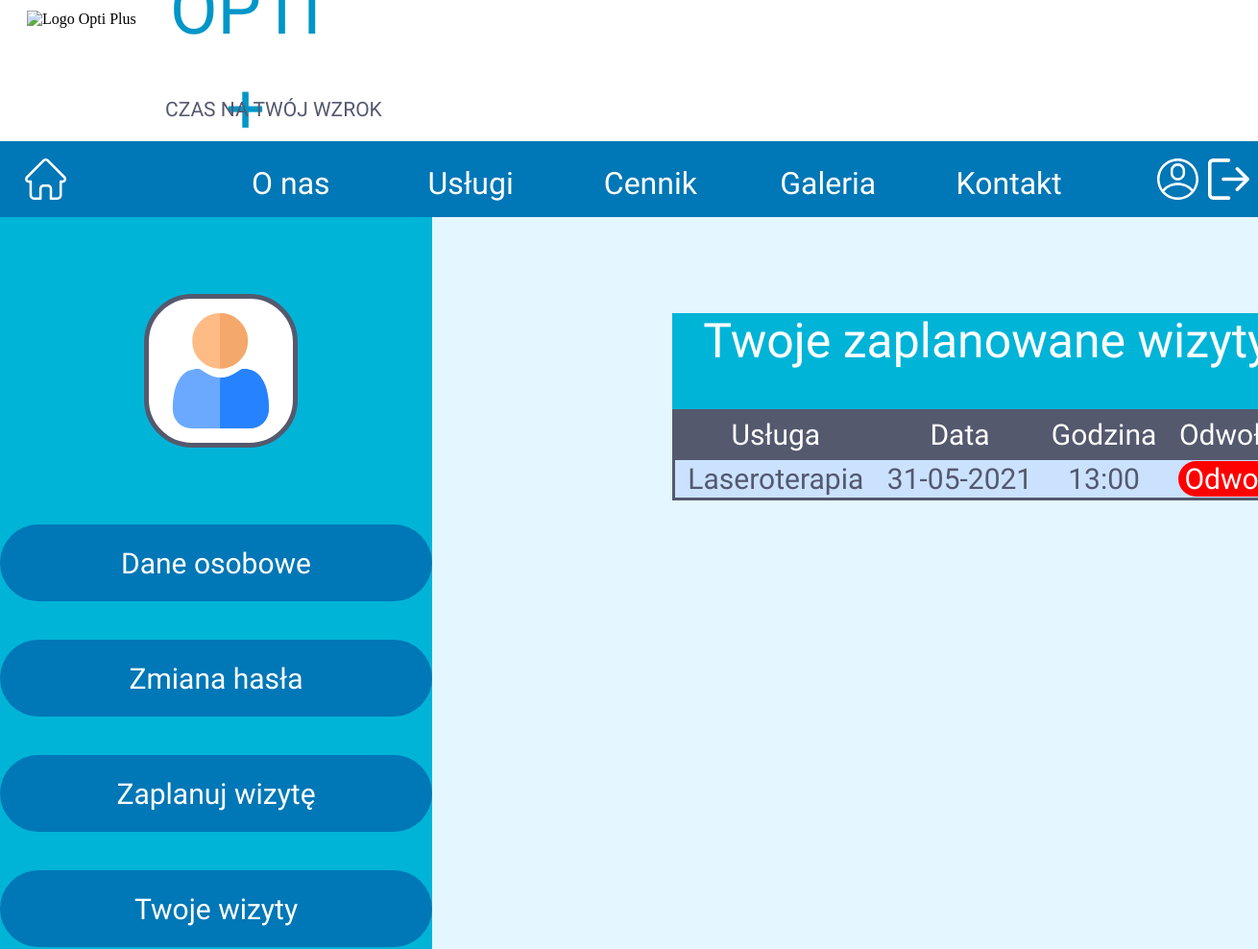
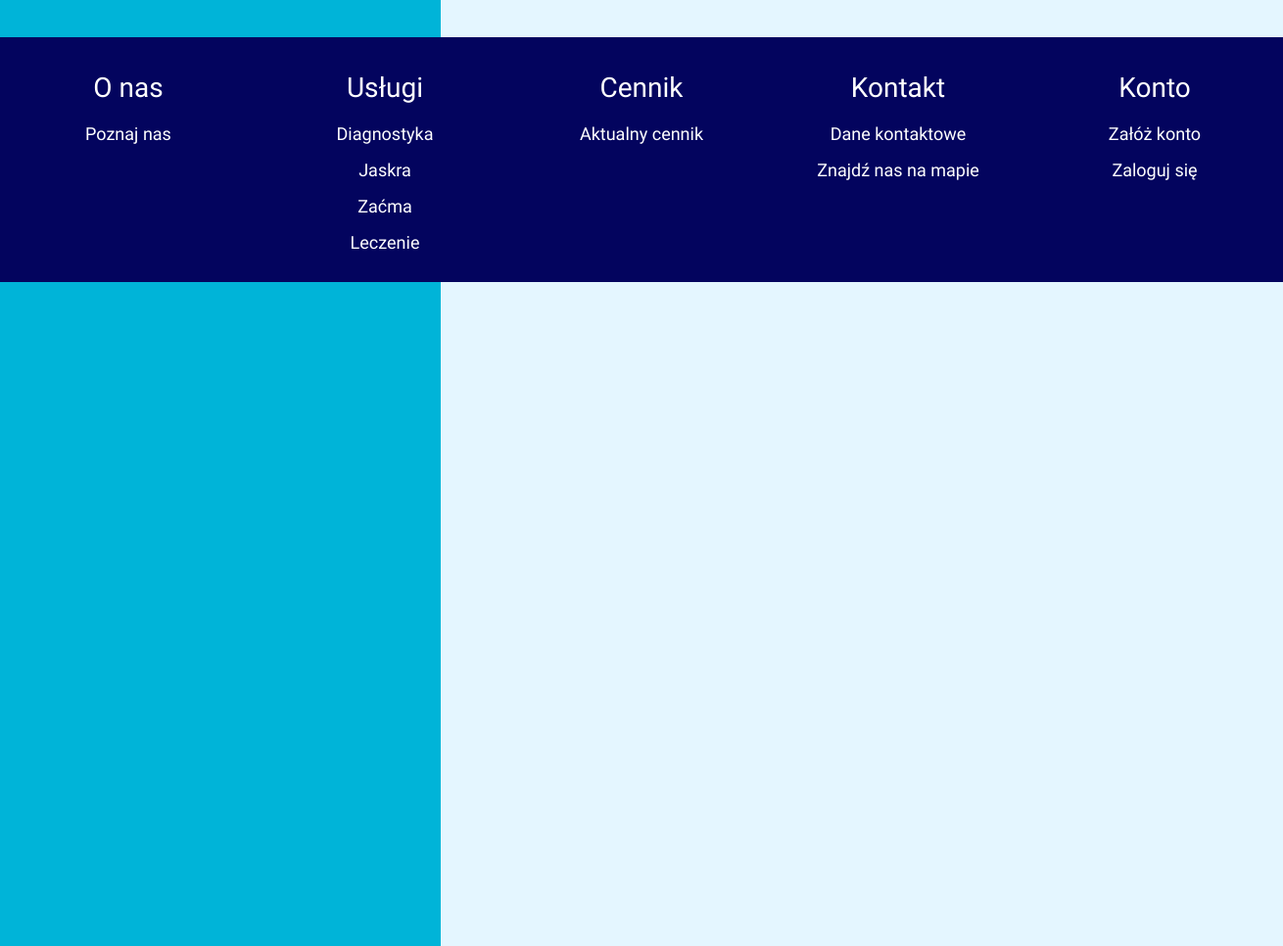
Page /profile/show_events (signed in) on the committed database (2 pictures, top to bottom).
### app/models.py (models this page shows, shortened)
class Event(models.Model):
    service = models.ForeignKey(Services,on_delete=models.CASCADE)
    patient_fullname = models.CharField(max_length=200)
    patient_username = models.CharField(max_length=200)
    date = models.DateField()
    time = models.TimeField()
    queue = models.IntegerField(null=False)

class Services(models.Model):
    name = models.CharField(max_length=200,unique=True)
    service_type = models.ForeignKey(Servicetypes,on_delete=models.CASCADE)
    person = models.ForeignKey(Workers,on_delete=models.CASCADE)
    price = models.IntegerField()
    def __str__(self):
        return self.name

### app/views.py (the view)
# urls.py: path('profile/show_events',views.show_events,name='show_events'),
def show_events(request):
    events = Event.objects.filter(patient_username=request.user.username)
    events_number = Event.objects.filter(patient_username=request.user.username).count()
    if request.method == "POST":
        request_event_number = request.POST.get("event_number")
        events[int(request_event_number)].delete()
        return redirect("/profile/show_events")
    return render(request,"app/show_events.html",{"events":events,"events_number":events_number})

### templates/app/show_events.html (shortened to what this page needs)
{% extends "app/profile.html" %}
{% load static %}
  {% block head_block %}
  <link rel="stylesheet" href="{% static "css/app/profile.css" %}">
  <link rel="stylesheet" href="{% static "css/app/show_events.css" %}">
  {% endblock %}
  {% block profile_block %}
  <div class="events_panel">
    <div class="events_panel_title">Twoje zaplanowane wizyty</div>
    <table>
      <tr id="table_info">
        <td>Usługa</td>
        <td>Data</td>
        <td>Godzina</td>
        <td>Odwołaj</td>
      </tr>
      {% if events %}
        {% for e in events %}
        <tr class="events">
          <td>{{e.service}}</td>
          <td>{{e.date|date:"d-m-Y"}}</td>
          <td>{{e.time|time:"H:i"}}</td>
          <td>
            <form class="delete_event" method="post">
              <input type="submit" value="Odwołaj">
            </form>
          </td>
        </tr>
        {% endfor %}
      {% else %}
      <tr>
        <td colspan="4" id="no_events">Brak zaplanowanych wizyt</td>
      </tr>
      {% endif %}
    </table>
  </div>
  {% endblock %}

### static/css/app/show_events.css (style rules this page uses)
.events_panel { position: absolute; left: 700px; top: 100px; width: 50%; }
.events_panel_title { position: absolute; left: 0px; top: 0px; height: 100px; width: 100%; background-color: #00B4D8; font-family: 'Cairo', sans-serif; font-style: normal; font-weight: normal; font-size: 50px; text-align: center; color: #ffffff; }
.events_panel table { position: absolute; left: 0px; top: 100px; width: 100%; border-collapse: collapse; border: 3px solid #54596E; }
.events { border: 3px solid #54596E; background-color: #CBE2FF; font-family: 'Cairo', sans-serif; font-style: normal; font-weight: normal; font-size: 30px; text-align: center; color: #54596E; }
#table_info { height: 50px; width: 100%; border: 3px solid #54596E; background-color: #54596E; font-family: 'Cairo', sans-serif; font-style: normal; font-weight: normal; font-size: 30px; text-align: center; color: #ffffff; }
input[type="submit"] { cursor: pointer; border: 0px; border-radius: 20px; width: 80%; background-color: red; font-family: 'Cairo', sans-serif; font-style: normal; font-weight: normal; font-size: 30px; text-align: center; color: white; }

### rows in the picture
Event: service "Laseroterapia", date "31-05-2021", time "13:00"
